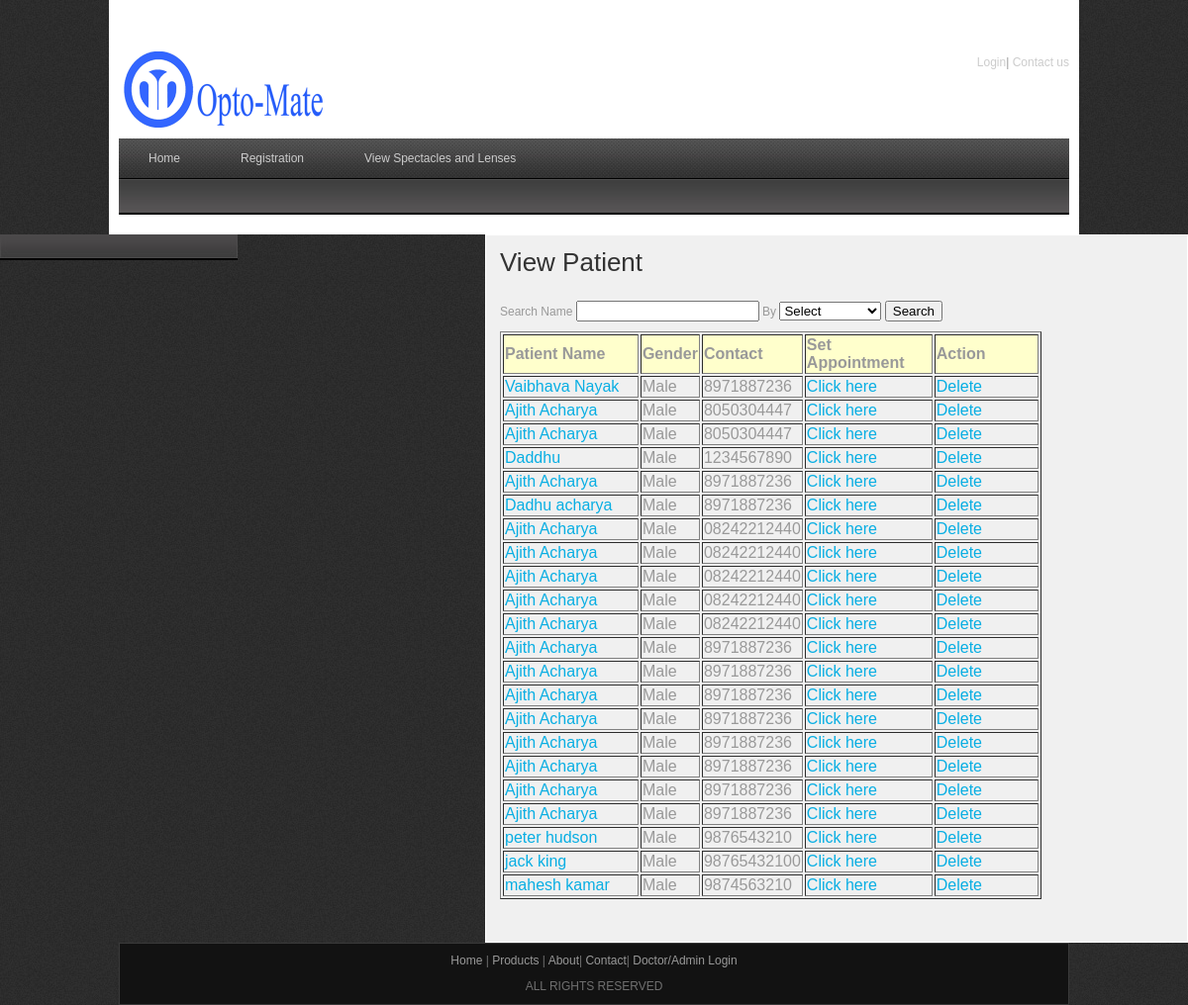
The page /viewpatient.php on the database its author committed.
### tables this page shows
CREATE TABLE IF NOT EXISTS `patient` (
  `pat_id` int(10) NOT NULL AUTO_INCREMENT,
  `admin_id` int(10) NOT NULL,
  `pat_name` varchar(30) NOT NULL,
  `email_id` varchar(25) NOT NULL,
  `password` varchar(25) NOT NULL,
  `dob` date NOT NULL,
  `gender` varchar(10) NOT NULL,
  `address` varchar(50) NOT NULL,
  `contact` varchar(25) NOT NULL,
  `created_at` date NOT NULL,
  PRIMARY KEY (`pat_id`)
);

### viewpatient.php (the view, shortened to what this page needs)
<?php
include("includes/header.php");
if(isset($_POST[search]))
{
	if($_POST[group] == "Patient Name")
	{
	$result = mysql_query("SELECT * FROM  patient WHERE  pat_name LIKE  '%$_POST[patname]%'");
	}
	else if($_POST[group] == "Patient ID")
	{
	$result = mysql_query("SELECT * FROM  patient WHERE pat_id=  '$_POST[patname]'");
	}
	else if($_POST[group] == "Contact No")
	{
	$result = mysql_query("SELECT * FROM  patient WHERE contact=  '$_POST[patname]'");
	}
}
else if($_GET[act]==delete)
{
	mysql_query("DELETE FROM patient where pat_id='$_GET[patid]'");
	if(mysql_affected_rows() == 1 )
	{
		$rcsucc = "<b><font color='#FF0000'>Patient record deleted successfully...</font>";
	}
}
else
{
	$result = mysql_query("SELECT * FROM patient");
}
?>
    <div id="templatemo_main">
   		<div id="sidebar" class="float_l">
        	<div class="sidebar_box"><span class="bottom"></span>
            </div>
   		</div>
        <div id="content" class="float_r">
          <h2>View Patient</h2>
          <form id="form1" name="form1" method="post" action="" onSubmit="return validation()">
              <label for="patname">Search Name</label>
            <input type="text" name="patname" id="patname" />
            <label for="group">By</label>
<select name="group" id="group">
 <option value="">Select</option>
</select>
            <input name="search" type="submit" id="search" value="Search" />
            <table width="547" border="1">
          <tr bgcolor="#FFFFCC">
                <td width="151"><strong>Patient Name</strong></td>
                <td width="52"><strong>Gender</strong></td>
                <td width="63"><strong>Contact</strong></td>
                <td width="132"><strong>Set Appointment</strong></td>
                <td width="115"><strong>Action</strong></td>
          </tr>
              <?php
           	while($row = mysql_fetch_array($result))
  {
  echo "<tr>";
  echo "<td><a href='patad.php?patid=$row[pat_id]'>" . $row['pat_name'] . "</td>";
  echo "<td>" . $row['gender'] . "</td>";
  echo "<td>" . $row['contact'] . "</td>";
    echo "<td><a href='setappointment.php?appid=$row[pat_id]'>Click here</a></td>";
	echo "<td><a href='viewpatient.php?patid=$row[pat_id]&act=delete'>Delete</a></td>";
  echo "</tr>";
  }
?>
            </table>
            <p>&nbsp;</p>
          </form>
</div>
      </div>
    <?php
include("includes/footer.php");
?>

### CSS/templatemo_style.css (style rules this page uses)
body { margin: 0; padding: 0; color: #999; font-family: Tahoma, Geneva, sans-serif; font-size: 12px; line-height: 1.4em; background-color: #2e2e2e; background-repeat: repeat; background-image: url(../images/templatemo_body.jpg) }
a, a:link, a:visited { color: #08aee3; font-weight: normal; text-decoration: none; }
p { margin: 0 0 10px 0; padding: 0; }
h1, h2, h3, h4, h5, h6 { color: #333; font-weight: normal; }
h2 { font-size: 26px; margin: 0 0 25px; padding: 5px 0; }
.float_l { float: left }
.float_r { float: right }
#templatemo_main { width: 100%; margin-bottom: 10px; }
#content { width: 680px; background: #f0f0f0; border: 1px solid #fff; padding: 14px; }
#sidebar { width: 240px }
.sidebar_box { position: relative; background: #4c4a4a; margin-bottom: 36px; }
.sidebar_box span.bottom { position: absolute; bottom: -26px; left: 0; width: 240px; height: 26px; background: url(../images/templatemo_sidebar_bottom.jpg) }

### rows shown on the page
patient: pat_name "Vaibhava Nayak", gender "Male", contact "8971887236"
patient: pat_name "Ajith Acharya", gender "Male", contact "8050304447"
patient: pat_name "Ajith Acharya", gender "Male", contact "8050304447"
patient: pat_name "Daddhu", gender "Male", contact "1234567890"
patient: pat_name "Ajith Acharya", gender "Male", contact "8971887236"
patient: pat_name "Dadhu acharya", gender "Male", contact "8971887236"
patient: pat_name "Ajith Acharya", gender "Male", contact "08242212440"
patient: pat_name "Ajith Acharya", gender "Male", contact "08242212440"
patient: pat_name "Ajith Acharya", gender "Male", contact "08242212440"
patient: pat_name "Ajith Acharya", gender "Male", contact "08242212440"
patient: pat_name "Ajith Acharya", gender "Male", contact "08242212440"
patient: pat_name "Ajith Acharya", gender "Male", contact "8971887236"
patient: pat_name "Ajith Acharya", gender "Male", contact "8971887236"
patient: pat_name "Ajith Acharya", gender "Male", contact "8971887236"
patient: pat_name "Ajith Acharya", gender "Male", contact "8971887236"
patient: pat_name "Ajith Acharya", gender "Male", contact "8971887236"
patient: pat_name "Ajith Acharya", gender "Male", contact "8971887236"
patient: pat_name "Ajith Acharya", gender "Male", contact "8971887236"
patient: pat_name "Ajith Acharya", gender "Male", contact "8971887236"
patient: pat_name "peter hudson", gender "Male", contact "9876543210"
patient: pat_name "jack king", gender "Male", contact "98765432100"
patient: pat_name "mahesh kamar", gender "Male", contact "9874563210"
